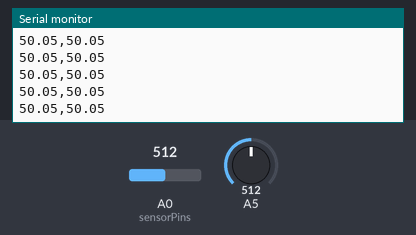
The sketch below on a simulated Arduino Uno, built with avr-gcc and run on an emulated ATmega328P. Shown: the last lines printed to the serial monitor. The test bench sets the inputs (shaded band); at power-on: A0 (sensorPins) = 512, A5 = 512.

Above: at 1.2 s.
1.3 s: A0 (sensorPins) set to 716
At 1.34 s:
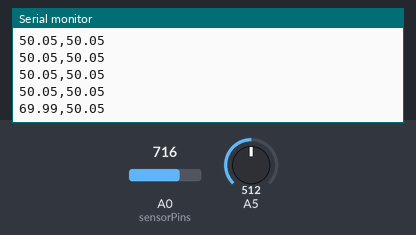
4.3 s: A5 set to 716
At 4.31 s:
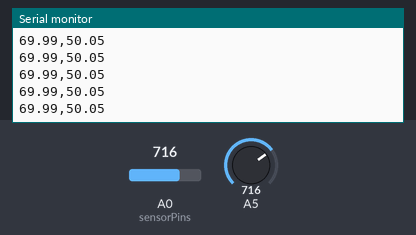
5.8 s: A0 (sensorPins) set to 900
At 5.84 s:
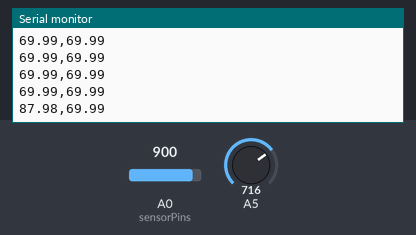
7.3 s: A5 set to 900
At 7.33 s:
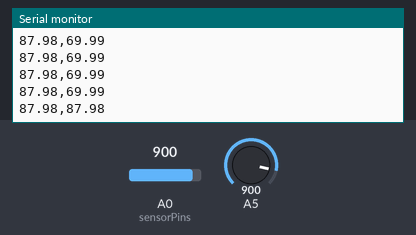
Timing chart, 0 to 9.8 s (numbered marks = the images above; inputs shaded):
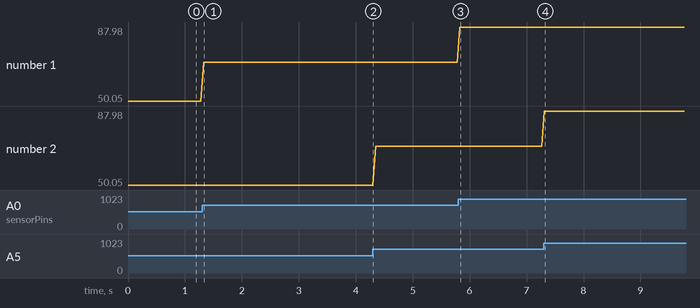

The sketch:

HIH-4030_Humidity.ino
```cpp
//Reading HIH-4030 Humidity Sensors(discontinued but available for checkout at ITLL) using an Arduino Uno

int sensorPins[] = {A0, A1};
int pinCount = sizeof(sensorPins) / sizeof(sensorPins[0]);

void setup() {
  Serial.begin(9600);

}

void loop() {
  //  Serial.print("this is sizeof(sensorPins)");
  //  Serial.println(sizeof(sensorPins[0]));

  //  for (int i = 0; i  < pinCount; i++) {
  //    float data = analogRead(sensorPins[i]) * 5.000 / 1023.000 * 40 / 2;
  //    Serial.println(data);
  //    delay(100);

  Serial.print(relHumidity(A0));
  Serial.print(",");
  Serial.println(relHumidity(A5));
  delay(50);


}


float relHumidity (int pin) {

  float humidpercent = analogRead(pin) * 5.000 / 1023.000 * 40 / 2; //converting bits to voltage, then to RH% from this datasheet: https://www.pololu.com/product/1643
  return humidpercent;

}
```

Measured:
- after the input at 1.3 s, the serial monitor: prints a new line at once (image 1)
- after the input at 5.8 s, the serial monitor: prints a new line at once (image 3)
- after the input at 7.3 s, the serial monitor: prints a new line at once (image 4)
- plotted number 1: 50.05 → 69.99 after the input at 1.3 s, 69.99 → 87.98 after the input at 5.8 s
